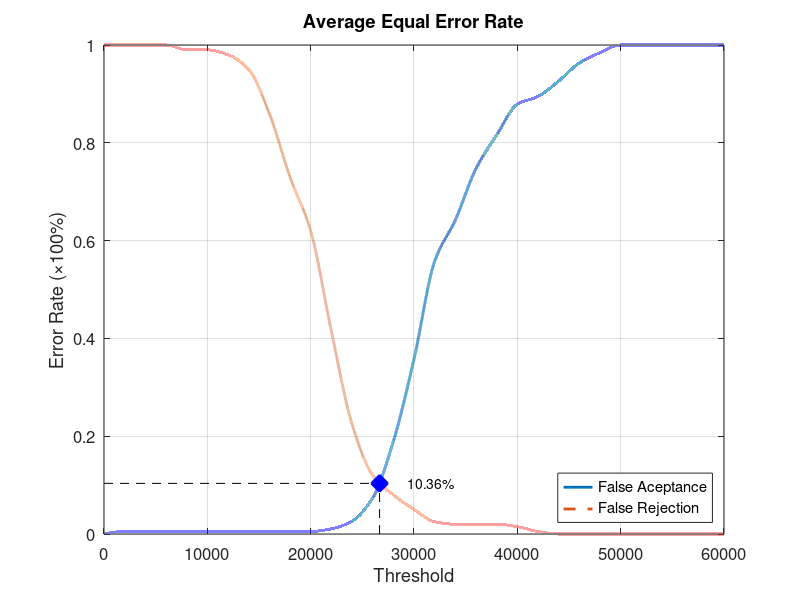
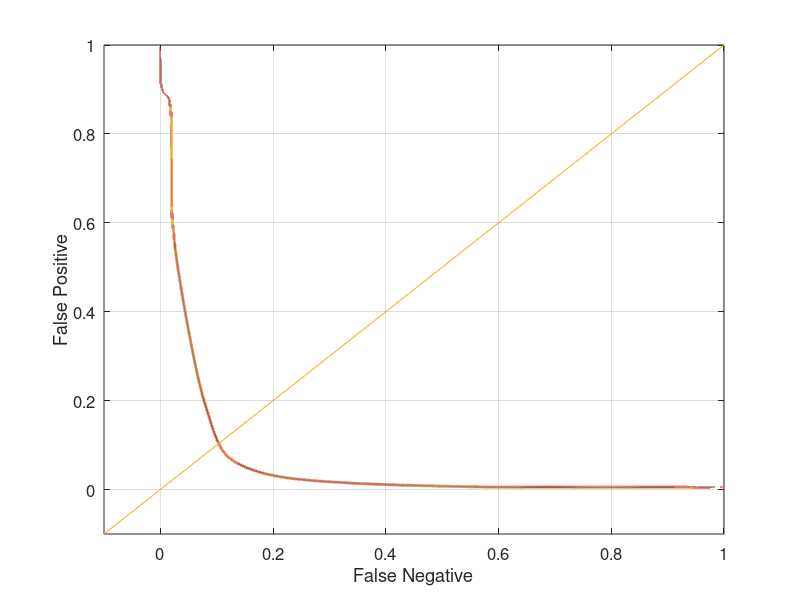

These charts were generated, in order, by the following MATLAB code:
function yEER = Database2_1
close all;
clear;
clc;
x = 0:2000:60000;
xq = 0:0.5:60000;

y0 = [0 0.00526316 0.00526316 0.00526316 0.00526316 0.00526316 0.00526316 0.00526316 0.00526316 0.00526316 0.00526316 0.0105263 0.0263158 0.0736842 0.189474 0.357895 0.557895 0.642105 0.747368 0.815789 0.878947 0.894737 0.926316 0.963158 0.984211 1 1 1 1 1 1];
yy0 = interp1(x, y0, xq, 'pchip');
y1 = [1 1 1 1 0.99 0.99 0.98 0.95 0.86 0.73 0.62 0.415 0.225 0.12 0.08 0.05 0.025 0.02 0.02 0.02 0.015 0.005 0 0 0 0 0 0 0 0 0];
yy1 = interp1(x, y1, xq, 'pchip');

% Calculating EER: 
y2 = abs(y0 - y1);
find(y2 == min(y2))
yy2 = abs(yy0 - yy1);
xEER = find(yy2 == min(yy2));
xEERIndex = xq(xEER) % X-axis EER
yEER = yy0(xEER) % Y-axis EER

main = figure
plot(xq, yy0,'-','LineWidth', 2);	hold on
plot(xq, yy1,'--','LineWidth', 2);	hold on
plot([xEERIndex xEERIndex], [0 yEER], 'k--');	hold on
plot([0 xEERIndex], [yEER yEER], 'k--');	hold on
plot(xEERIndex, yEER, 'bx', 'LineWidth', 10);	hold on
text(xEERIndex + 10 * xEERIndex / 100, yEER, [num2str(round((10000 * yEER)) / 100) '%'])
legend('False Aceptance', 'False Rejection', 'Location', 'SouthEast')
xlabel('Threshold')
ylabel('Error Rate (\times100%)')
title('Average Equal Error Rate')
set(gca, 'FontSize', 12)
axis([0 60000 0 1])
grid on

print(main, 'Database2_1Main', '-dpng');
FNRxFPR = figure('Color', [1 1 1]);
plot(yy1, yy0, '-', yy1, yy0, 'LineWidth', 2);
hold on
y = -0.1:0.1:1
plot(y, y); 
set(gca, 'FontSize', 12)
xlabel('False Negative')
ylabel('False Positive')
axis([-0.1 1 -0.1 1])
set(gca, 'FontSize', 12)
grid on

print(FNRxFPR, 'Database2_1FNRxFPR','-dpng');
end
